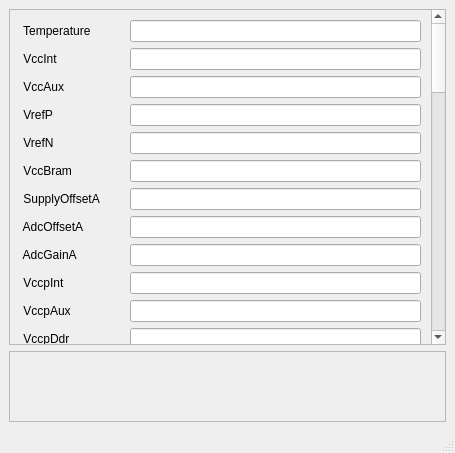
<?xml version="1.0" encoding="UTF-8"?>
<ui version="4.0">
 <class>MainWindow</class>
 <widget class="QMainWindow" name="MainWindow">
  <property name="geometry">
   <rect>
    <x>0</x>
    <y>0</y>
    <width>455</width>
    <height>453</height>
   </rect>
  </property>
  <property name="windowTitle">
   <string>MainWindow</string>
  </property>
  <widget class="QWidget" name="centralwidget">
   <layout class="QGridLayout" name="gridLayout_3">
    <item row="0" column="0">
     <widget class="QScrollArea" name="StatusVariables">
      <property name="minimumSize">
       <size>
        <width>0</width>
        <height>193</height>
       </size>
      </property>
      <property name="widgetResizable">
       <bool>true</bool>
      </property>
      <widget class="QWidget" name="scrollAreaWidgetContents_2">
       <property name="geometry">
        <rect>
         <x>0</x>
         <y>0</y>
         <width>435</width>
         <height>191</height>
        </rect>
       </property>
       <layout class="QGridLayout" name="gridLayout_4">
        <property name="leftMargin">
         <number>10</number>
        </property>
        <property name="topMargin">
         <number>10</number>
        </property>
        <property name="rightMargin">
         <number>10</number>
        </property>
        <property name="bottomMargin">
         <number>10</number>
        </property>
        <property name="spacing">
         <number>6</number>
        </property>
        <item row="0" column="0">
         <widget class="QLabel" name="Temperature">
          <property name="text">
           <string> Temperature </string>
          </property>
         </widget>
        </item>
        <item row="0" column="1">
         <widget class="caLineEdit" name="$(DEVICE):$(PORT):Temperature">
          <property name="channel" stdset="0">
           <string notr="true">$(DEVICE):$(PORT):Temperature</string>
          </property>
          <property name="formatType">
           <enum>caLineEdit::hexadecimal</enum>
          </property>
         </widget>
        </item>
        <item row="1" column="0">
         <widget class="QLabel" name="VccInt">
          <property name="text">
           <string> VccInt </string>
          </property>
         </widget>
        </item>
        <item row="1" column="1">
         <widget class="caLineEdit" name="$(DEVICE):$(PORT):VccInt">
          <property name="channel" stdset="0">
           <string notr="true">$(DEVICE):$(PORT):VccInt</string>
          </property>
          <property name="formatType">
           <enum>caLineEdit::hexadecimal</enum>
          </property>
         </widget>
        </item>
        <item row="2" column="0">
         <widget class="QLabel" name="VccAux">
          <property name="text">
           <string> VccAux </string>
          </property>
         </widget>
        </item>
        <item row="2" column="1">
         <widget class="caLineEdit" name="$(DEVICE):$(PORT):VccAux">
          <property name="channel" stdset="0">
           <string notr="true">$(DEVICE):$(PORT):VccAux</string>
          </property>
          <property name="formatType">
           <enum>caLineEdit::hexadecimal</enum>
          </property>
         </widget>
        </item>
        <item row="3" column="0">
         <widget class="QLabel" name="VrefP">
          <property name="text">
           <string> VrefP </string>
          </property>
         </widget>
        </item>
        <item row="3" column="1">
         <widget class="caLineEdit" name="$(DEVICE):$(PORT):VrefP">
          <property name="channel" stdset="0">
           <string notr="true">$(DEVICE):$(PORT):VrefP</string>
          </property>
          <property name="formatType">
           <enum>caLineEdit::hexadecimal</enum>
          </property>
         </widget>
        </item>
        <item row="4" column="0">
         <widget class="QLabel" name="VrefN">
          <property name="text">
           <string> VrefN </string>
          </property>
         </widget>
        </item>
        <item row="4" column="1">
         <widget class="caLineEdit" name="$(DEVICE):$(PORT):VrefN">
          <property name="channel" stdset="0">
           <string notr="true">$(DEVICE):$(PORT):VrefN</string>
          </property>
          <property name="formatType">
           <enum>caLineEdit::hexadecimal</enum>
          </property>
         </widget>
        </item>
        <item row="5" column="0">
         <widget class="QLabel" name="VccBram">
          <property name="text">
           <string> VccBram </string>
          </property>
         </widget>
        </item>
        <item row="5" column="1">
         <widget class="caLineEdit" name="$(DEVICE):$(PORT):VccBram">
          <property name="channel" stdset="0">
           <string notr="true">$(DEVICE):$(PORT):VccBram</string>
          </property>
          <property name="formatType">
           <enum>caLineEdit::hexadecimal</enum>
          </property>
         </widget>
        </item>
        <item row="6" column="0">
         <widget class="QLabel" name="SupplyOffsetA">
          <property name="text">
           <string> SupplyOffsetA </string>
          </property>
         </widget>
        </item>
        <item row="6" column="1">
         <widget class="caLineEdit" name="$(DEVICE):$(PORT):SupplyOffsetA">
          <property name="channel" stdset="0">
           <string notr="true">$(DEVICE):$(PORT):SupplyOffsetA</string>
          </property>
          <property name="formatType">
           <enum>caLineEdit::hexadecimal</enum>
          </property>
         </widget>
        </item>
        <item row="7" column="0">
         <widget class="QLabel" name="AdcOffsetA">
          <property name="text">
           <string> AdcOffsetA </string>
          </property>
         </widget>
        </item>
        <item row="7" column="1">
         <widget class="caLineEdit" name="$(DEVICE):$(PORT):AdcOffsetA">
          <property name="channel" stdset="0">
           <string notr="true">$(DEVICE):$(PORT):AdcOffsetA</string>
          </property>
          <property name="formatType">
           <enum>caLineEdit::hexadecimal</enum>
          </property>
         </widget>
        </item>
        <item row="8" column="0">
         <widget class="QLabel" name="AdcGainA">
          <property name="text">
           <string> AdcGainA </string>
          </property>
         </widget>
        </item>
        <item row="8" column="1">
         <widget class="caLineEdit" name="$(DEVICE):$(PORT):AdcGainA">
          <property name="channel" stdset="0">
           <string notr="true">$(DEVICE):$(PORT):AdcGainA</string>
          </property>
          <property name="formatType">
           <enum>caLineEdit::hexadecimal</enum>
          </property>
         </widget>
        </item>
        <item row="9" column="0">
         <widget class="QLabel" name="VccpInt">
          <property name="text">
           <string> VccpInt </string>
          </property>
         </widget>
        </item>
        <item row="9" column="1">
         <widget class="caLineEdit" name="$(DEVICE):$(PORT):VccpInt">
          <property name="channel" stdset="0">
           <string notr="true">$(DEVICE):$(PORT):VccpInt</string>
          </property>
          <property name="formatType">
           <enum>caLineEdit::hexadecimal</enum>
          </property>
         </widget>
        </item>
        <item row="10" column="0">
         <widget class="QLabel" name="VccpAux">
          <property name="text">
           <string> VccpAux </string>
          </property>
         </widget>
        </item>
        <item row="10" column="1">
         <widget class="caLineEdit" name="$(DEVICE):$(PORT):VccpAux">
          <property name="channel" stdset="0">
           <string notr="true">$(DEVICE):$(PORT):VccpAux</string>
          </property>
          <property name="formatType">
           <enum>caLineEdit::hexadecimal</enum>
          </property>
         </widget>
        </item>
        <item row="11" column="0">
         <widget class="QLabel" name="VccpDdr">
          <property name="text">
           <string> VccpDdr </string>
          </property>
         </widget>
        </item>
        <item row="11" column="1">
         <widget class="caLineEdit" name="$(DEVICE):$(PORT):VccpDdr">
          <property name="channel" stdset="0">
           <string notr="true">$(DEVICE):$(PORT):VccpDdr</string>
          </property>
          <property name="formatType">
           <enum>caLineEdit::hexadecimal</enum>
          </property>
         </widget>
        </item>
        <item row="12" column="0">
         <widget class="QLabel" name="VinAux_0">
          <property name="text">
           <string> VinAux_0 </string>
          </property>
         </widget>
        </item>
        <item row="12" column="1">
         <widget class="caLineEdit" name="$(DEVICE):$(PORT):VinAux_0">
          <property name="channel" stdset="0">
           <string notr="true">$(DEVICE):$(PORT):VinAux_0</string>
          </property>
          <property name="formatType">
           <enum>caLineEdit::hexadecimal</enum>
          </property>
         </widget>
        </item>
        <item row="13" column="0">
         <widget class="QLabel" name="VinAux01">
          <property name="text">
           <string> VinAux01 </string>
          </property>
         </widget>
        </item>
        <item row="13" column="1">
         <widget class="caLineEdit" name="$(DEVICE):$(PORT):VinAux01">
          <property name="channel" stdset="0">
           <string notr="true">$(DEVICE):$(PORT):VinAux01</string>
          </property>
          <property name="formatType">
           <enum>caLineEdit::hexadecimal</enum>
          </property>
         </widget>
        </item>
        <item row="14" column="0">
         <widget class="QLabel" name="VinAux02">
          <property name="text">
           <string> VinAux02 </string>
          </property>
         </widget>
        </item>
        <item row="14" column="1">
         <widget class="caLineEdit" name="$(DEVICE):$(PORT):VinAux02">
          <property name="channel" stdset="0">
           <string notr="true">$(DEVICE):$(PORT):VinAux02</string>
          </property>
          <property name="formatType">
           <enum>caLineEdit::hexadecimal</enum>
          </property>
         </widget>
        </item>
        <item row="15" column="0">
         <widget class="QLabel" name="VinAux03">
          <property name="text">
           <string> VinAux03 </string>
          </property>
         </widget>
        </item>
        <item row="15" column="1">
         <widget class="caLineEdit" name="$(DEVICE):$(PORT):VinAux03">
          <property name="channel" stdset="0">
           <string notr="true">$(DEVICE):$(PORT):VinAux03</string>
          </property>
          <property name="formatType">
           <enum>caLineEdit::hexadecimal</enum>
          </property>
         </widget>
        </item>
        <item row="16" column="0">
         <widget class="QLabel" name="VinAux04">
          <property name="text">
           <string> VinAux04 </string>
          </property>
         </widget>
        </item>
        <item row="16" column="1">
         <widget class="caLineEdit" name="$(DEVICE):$(PORT):VinAux04">
          <property name="channel" stdset="0">
           <string notr="true">$(DEVICE):$(PORT):VinAux04</string>
          </property>
          <property name="formatType">
           <enum>caLineEdit::hexadecimal</enum>
          </property>
         </widget>
        </item>
        <item row="17" column="0">
         <widget class="QLabel" name="VinAux05">
          <property name="text">
           <string> VinAux05 </string>
          </property>
         </widget>
        </item>
        <item row="17" column="1">
         <widget class="caLineEdit" name="$(DEVICE):$(PORT):VinAux05">
          <property name="channel" stdset="0">
           <string notr="true">$(DEVICE):$(PORT):VinAux05</string>
          </property>
          <property name="formatType">
           <enum>caLineEdit::hexadecimal</enum>
          </property>
         </widget>
        </item>
        <item row="18" column="0">
         <widget class="QLabel" name="VinAux06">
          <property name="text">
           <string> VinAux06 </string>
          </property>
         </widget>
        </item>
        <item row="18" column="1">
         <widget class="caLineEdit" name="$(DEVICE):$(PORT):VinAux06">
          <property name="channel" stdset="0">
           <string notr="true">$(DEVICE):$(PORT):VinAux06</string>
          </property>
          <property name="formatType">
           <enum>caLineEdit::hexadecimal</enum>
          </property>
         </widget>
        </item>
        <item row="19" column="0">
         <widget class="QLabel" name="VinAux07">
          <property name="text">
           <string> VinAux07 </string>
          </property>
         </widget>
        </item>
        <item row="19" column="1">
         <widget class="caLineEdit" name="$(DEVICE):$(PORT):VinAux07">
          <property name="channel" stdset="0">
           <string notr="true">$(DEVICE):$(PORT):VinAux07</string>
          </property>
          <property name="formatType">
           <enum>caLineEdit::hexadecimal</enum>
          </property>
         </widget>
        </item>
        <item row="20" column="0">
         <widget class="QLabel" name="VinAux08">
          <property name="text">
           <string> VinAux08 </string>
          </property>
         </widget>
        </item>
        <item row="20" column="1">
         <widget class="caLineEdit" name="$(DEVICE):$(PORT):VinAux08">
          <property name="channel" stdset="0">
           <string notr="true">$(DEVICE):$(PORT):VinAux08</string>
          </property>
          <property name="formatType">
           <enum>caLineEdit::hexadecimal</enum>
          </property>
         </widget>
        </item>
        <item row="21" column="0">
         <widget class="QLabel" name="VinAux09">
          <property name="text">
           <string> VinAux09 </string>
          </property>
         </widget>
        </item>
        <item row="21" column="1">
         <widget class="caLineEdit" name="$(DEVICE):$(PORT):VinAux09">
          <property name="channel" stdset="0">
           <string notr="true">$(DEVICE):$(PORT):VinAux09</string>
          </property>
          <property name="formatType">
           <enum>caLineEdit::hexadecimal</enum>
          </property>
         </widget>
        </item>
        <item row="22" column="0">
         <widget class="QLabel" name="VinAux10">
          <property name="text">
           <string> VinAux10 </string>
          </property>
         </widget>
        </item>
        <item row="22" column="1">
         <widget class="caLineEdit" name="$(DEVICE):$(PORT):VinAux10">
          <property name="channel" stdset="0">
           <string notr="true">$(DEVICE):$(PORT):VinAux10</string>
          </property>
          <property name="formatType">
           <enum>caLineEdit::hexadecimal</enum>
          </property>
         </widget>
        </item>
        <item row="23" column="0">
         <widget class="QLabel" name="VinAux11">
          <property name="text">
           <string> VinAux11 </string>
          </property>
         </widget>
        </item>
        <item row="23" column="1">
         <widget class="caLineEdit" name="$(DEVICE):$(PORT):VinAux11">
          <property name="channel" stdset="0">
           <string notr="true">$(DEVICE):$(PORT):VinAux11</string>
          </property>
          <property name="formatType">
           <enum>caLineEdit::hexadecimal</enum>
          </property>
         </widget>
        </item>
        <item row="24" column="0">
         <widget class="QLabel" name="VinAux12">
          <property name="text">
           <string> VinAux12 </string>
          </property>
         </widget>
        </item>
        <item row="24" column="1">
         <widget class="caLineEdit" name="$(DEVICE):$(PORT):VinAux12">
          <property name="channel" stdset="0">
           <string notr="true">$(DEVICE):$(PORT):VinAux12</string>
          </property>
          <property name="formatType">
           <enum>caLineEdit::hexadecimal</enum>
          </property>
         </widget>
        </item>
        <item row="25" column="0">
         <widget class="QLabel" name="VinAux13">
          <property name="text">
           <string> VinAux13 </string>
          </property>
         </widget>
        </item>
        <item row="25" column="1">
         <widget class="caLineEdit" name="$(DEVICE):$(PORT):VinAux13">
          <property name="channel" stdset="0">
           <string notr="true">$(DEVICE):$(PORT):VinAux13</string>
          </property>
          <property name="formatType">
           <enum>caLineEdit::hexadecimal</enum>
          </property>
         </widget>
        </item>
        <item row="26" column="0">
         <widget class="QLabel" name="VinAux14">
          <property name="text">
           <string> VinAux14 </string>
          </property>
         </widget>
        </item>
        <item row="26" column="1">
         <widget class="caLineEdit" name="$(DEVICE):$(PORT):VinAux14">
          <property name="channel" stdset="0">
           <string notr="true">$(DEVICE):$(PORT):VinAux14</string>
          </property>
          <property name="formatType">
           <enum>caLineEdit::hexadecimal</enum>
          </property>
         </widget>
        </item>
        <item row="27" column="0">
         <widget class="QLabel" name="VinAux15">
          <property name="text">
           <string> VinAux15 </string>
          </property>
         </widget>
        </item>
        <item row="27" column="1">
         <widget class="caLineEdit" name="$(DEVICE):$(PORT):VinAux15">
          <property name="channel" stdset="0">
           <string notr="true">$(DEVICE):$(PORT):VinAux15</string>
          </property>
          <property name="formatType">
           <enum>caLineEdit::hexadecimal</enum>
          </property>
         </widget>
        </item>
        <item row="28" column="0">
         <widget class="QLabel" name="TemperatureMax">
          <property name="text">
           <string> TemperatureMax </string>
          </property>
         </widget>
        </item>
        <item row="28" column="1">
         <widget class="caLineEdit" name="$(DEVICE):$(PORT):TemperatureMax">
          <property name="channel" stdset="0">
           <string notr="true">$(DEVICE):$(PORT):TemperatureMax</string>
          </property>
          <property name="formatType">
           <enum>caLineEdit::hexadecimal</enum>
          </property>
         </widget>
        </item>
        <item row="29" column="0">
         <widget class="QLabel" name="VccIntMax">
          <property name="text">
           <string> VccIntMax </string>
          </property>
         </widget>
        </item>
        <item row="29" column="1">
         <widget class="caLineEdit" name="$(DEVICE):$(PORT):VccIntMax">
          <property name="channel" stdset="0">
           <string notr="true">$(DEVICE):$(PORT):VccIntMax</string>
          </property>
          <property name="formatType">
           <enum>caLineEdit::hexadecimal</enum>
          </property>
         </widget>
        </item>
        <item row="30" column="0">
         <widget class="QLabel" name="VccAuxMax">
          <property name="text">
           <string> VccAuxMax </string>
          </property>
         </widget>
        </item>
        <item row="30" column="1">
         <widget class="caLineEdit" name="$(DEVICE):$(PORT):VccAuxMax">
          <property name="channel" stdset="0">
           <string notr="true">$(DEVICE):$(PORT):VccAuxMax</string>
          </property>
          <property name="formatType">
           <enum>caLineEdit::hexadecimal</enum>
          </property>
         </widget>
        </item>
        <item row="31" column="0">
         <widget class="QLabel" name="VccBramMax">
          <property name="text">
           <string> VccBramMax </string>
          </property>
         </widget>
        </item>
        <item row="31" column="1">
         <widget class="caLineEdit" name="$(DEVICE):$(PORT):VccBramMax">
          <property name="channel" stdset="0">
           <string notr="true">$(DEVICE):$(PORT):VccBramMax</string>
          </property>
          <property name="formatType">
           <enum>caLineEdit::hexadecimal</enum>
          </property>
         </widget>
        </item>
        <item row="32" column="0">
         <widget class="QLabel" name="TemperatureMin">
          <property name="text">
           <string> TemperatureMin </string>
          </property>
         </widget>
        </item>
        <item row="32" column="1">
         <widget class="caLineEdit" name="$(DEVICE):$(PORT):TemperatureMin">
          <property name="channel" stdset="0">
           <string notr="true">$(DEVICE):$(PORT):TemperatureMin</string>
          </property>
          <property name="formatType">
           <enum>caLineEdit::hexadecimal</enum>
          </property>
         </widget>
        </item>
        <item row="33" column="0">
         <widget class="QLabel" name="VccIntMin">
          <property name="text">
           <string> VccIntMin </string>
          </property>
         </widget>
        </item>
        <item row="33" column="1">
         <widget class="caLineEdit" name="$(DEVICE):$(PORT):VccIntMin">
          <property name="channel" stdset="0">
           <string notr="true">$(DEVICE):$(PORT):VccIntMin</string>
          </property>
          <property name="formatType">
           <enum>caLineEdit::hexadecimal</enum>
          </property>
         </widget>
        </item>
        <item row="34" column="0">
         <widget class="QLabel" name="VccAuxMin">
          <property name="text">
           <string> VccAuxMin </string>
          </property>
         </widget>
        </item>
        <item row="34" column="1">
         <widget class="caLineEdit" name="$(DEVICE):$(PORT):VccAuxMin">
          <property name="channel" stdset="0">
           <string notr="true">$(DEVICE):$(PORT):VccAuxMin</string>
          </property>
          <property name="formatType">
           <enum>caLineEdit::hexadecimal</enum>
          </property>
         </widget>
        </item>
        <item row="35" column="0">
         <widget class="QLabel" name="VccBramMin">
          <property name="text">
           <string> VccBramMin </string>
          </property>
         </widget>
        </item>
        <item row="35" column="1">
         <widget class="caLineEdit" name="$(DEVICE):$(PORT):VccBramMin">
          <property name="channel" stdset="0">
           <string notr="true">$(DEVICE):$(PORT):VccBramMin</string>
          </property>
          <property name="formatType">
           <enum>caLineEdit::hexadecimal</enum>
          </property>
         </widget>
        </item>
        <item row="36" column="0">
         <widget class="QLabel" name="VccpIntMax">
          <property name="text">
           <string> VccpIntMax </string>
          </property>
         </widget>
        </item>
        <item row="36" column="1">
         <widget class="caLineEdit" name="$(DEVICE):$(PORT):VccpIntMax">
          <property name="channel" stdset="0">
           <string notr="true">$(DEVICE):$(PORT):VccpIntMax</string>
          </property>
          <property name="formatType">
           <enum>caLineEdit::hexadecimal</enum>
          </property>
         </widget>
        </item>
        <item row="37" column="0">
         <widget class="QLabel" name="VccpAuxMax">
          <property name="text">
           <string> VccpAuxMax </string>
          </property>
         </widget>
        </item>
        <item row="37" column="1">
         <widget class="caLineEdit" name="$(DEVICE):$(PORT):VccpAuxMax">
          <property name="channel" stdset="0">
           <string notr="true">$(DEVICE):$(PORT):VccpAuxMax</string>
          </property>
          <property name="formatType">
           <enum>caLineEdit::hexadecimal</enum>
          </property>
         </widget>
        </item>
        <item row="38" column="0">
         <widget class="QLabel" name="VccpDdrMax">
          <property name="text">
           <string> VccpDdrMax </string>
          </property>
         </widget>
        </item>
        <item row="38" column="1">
         <widget class="caLineEdit" name="$(DEVICE):$(PORT):VccpDdrMax">
          <property name="channel" stdset="0">
           <string notr="true">$(DEVICE):$(PORT):VccpDdrMax</string>
          </property>
          <property name="formatType">
           <enum>caLineEdit::hexadecimal</enum>
          </property>
         </widget>
        </item>
        <item row="39" column="0">
         <widget class="QLabel" name="VccpIntMin">
          <property name="text">
           <string> VccpIntMin </string>
          </property>
         </widget>
        </item>
        <item row="39" column="1">
         <widget class="caLineEdit" name="$(DEVICE):$(PORT):VccpIntMin">
          <property name="channel" stdset="0">
           <string notr="true">$(DEVICE):$(PORT):VccpIntMin</string>
          </property>
          <property name="formatType">
           <enum>caLineEdit::hexadecimal</enum>
          </property>
         </widget>
        </item>
        <item row="40" column="0">
         <widget class="QLabel" name="VccpAuxMin">
          <property name="text">
           <string> VccpAuxMin </string>
          </property>
         </widget>
        </item>
        <item row="40" column="1">
         <widget class="caLineEdit" name="$(DEVICE):$(PORT):VccpAuxMin">
          <property name="channel" stdset="0">
           <string notr="true">$(DEVICE):$(PORT):VccpAuxMin</string>
          </property>
          <property name="formatType">
           <enum>caLineEdit::hexadecimal</enum>
          </property>
         </widget>
        </item>
        <item row="41" column="0">
         <widget class="QLabel" name="VccpDdrMin">
          <property name="text">
           <string> VccpDdrMin </string>
          </property>
         </widget>
        </item>
        <item row="41" column="1">
         <widget class="caLineEdit" name="$(DEVICE):$(PORT):VccpDdrMin">
          <property name="channel" stdset="0">
           <string notr="true">$(DEVICE):$(PORT):VccpDdrMin</string>
          </property>
          <property name="formatType">
           <enum>caLineEdit::hexadecimal</enum>
          </property>
         </widget>
        </item>
        <item row="42" column="0">
         <widget class="QLabel" name="Flag">
          <property name="text">
           <string> Flag </string>
          </property>
         </widget>
        </item>
        <item row="42" column="1">
         <widget class="caLineEdit" name="$(DEVICE):$(PORT):Flag">
          <property name="channel" stdset="0">
           <string notr="true">$(DEVICE):$(PORT):Flag</string>
          </property>
          <property name="formatType">
           <enum>caLineEdit::hexadecimal</enum>
          </property>
         </widget>
        </item>
        <item row="43" column="0">
         <widget class="QLabel" name="Flag_JTGD">
          <property name="text">
           <string> Flag_JTGD </string>
          </property>
         </widget>
        </item>
        <item row="43" column="1">
         <widget class="caLineEdit" name="$(DEVICE):$(PORT):Flag_JTGD">
          <property name="channel" stdset="0">
           <string notr="true">$(DEVICE):$(PORT):Flag_JTGD</string>
          </property>
          <property name="formatType">
           <enum>caLineEdit::hexadecimal</enum>
          </property>
         </widget>
        </item>
        <item row="44" column="0">
         <widget class="QLabel" name="Flag_JTGR">
          <property name="text">
           <string> Flag_JTGR </string>
          </property>
         </widget>
        </item>
        <item row="44" column="1">
         <widget class="caLineEdit" name="$(DEVICE):$(PORT):Flag_JTGR">
          <property name="channel" stdset="0">
           <string notr="true">$(DEVICE):$(PORT):Flag_JTGR</string>
          </property>
          <property name="formatType">
           <enum>caLineEdit::hexadecimal</enum>
          </property>
         </widget>
        </item>
        <item row="45" column="0">
         <widget class="QLabel" name="Flag_REF">
          <property name="text">
           <string> Flag_REF </string>
          </property>
         </widget>
        </item>
        <item row="45" column="1">
         <widget class="caLineEdit" name="$(DEVICE):$(PORT):Flag_REF">
          <property name="channel" stdset="0">
           <string notr="true">$(DEVICE):$(PORT):Flag_REF</string>
          </property>
          <property name="formatType">
           <enum>caLineEdit::hexadecimal</enum>
          </property>
         </widget>
        </item>
        <item row="46" column="0">
         <widget class="QLabel" name="Flag_VccpDdr">
          <property name="text">
           <string> Flag_VccpDdr </string>
          </property>
         </widget>
        </item>
        <item row="46" column="1">
         <widget class="caLineEdit" name="$(DEVICE):$(PORT):Flag_VccpDdr">
          <property name="channel" stdset="0">
           <string notr="true">$(DEVICE):$(PORT):Flag_VccpDdr</string>
          </property>
          <property name="formatType">
           <enum>caLineEdit::hexadecimal</enum>
          </property>
         </widget>
        </item>
        <item row="47" column="0">
         <widget class="QLabel" name="Flag_VccpAux">
          <property name="text">
           <string> Flag_VccpAux </string>
          </property>
         </widget>
        </item>
        <item row="47" column="1">
         <widget class="caLineEdit" name="$(DEVICE):$(PORT):Flag_VccpAux">
          <property name="channel" stdset="0">
           <string notr="true">$(DEVICE):$(PORT):Flag_VccpAux</string>
          </property>
          <property name="formatType">
           <enum>caLineEdit::hexadecimal</enum>
          </property>
         </widget>
        </item>
        <item row="48" column="0">
         <widget class="QLabel" name="Flag_VccpInt">
          <property name="text">
           <string> Flag_VccpInt </string>
          </property>
         </widget>
        </item>
        <item row="48" column="1">
         <widget class="caLineEdit" name="$(DEVICE):$(PORT):Flag_VccpInt">
          <property name="channel" stdset="0">
           <string notr="true">$(DEVICE):$(PORT):Flag_VccpInt</string>
          </property>
          <property name="formatType">
           <enum>caLineEdit::hexadecimal</enum>
          </property>
         </widget>
        </item>
        <item row="49" column="0">
         <widget class="QLabel" name="Flag_VccBram">
          <property name="text">
           <string> Flag_VccBram </string>
          </property>
         </widget>
        </item>
        <item row="49" column="1">
         <widget class="caLineEdit" name="$(DEVICE):$(PORT):Flag_VccBram">
          <property name="channel" stdset="0">
           <string notr="true">$(DEVICE):$(PORT):Flag_VccBram</string>
          </property>
          <property name="formatType">
           <enum>caLineEdit::hexadecimal</enum>
          </property>
         </widget>
        </item>
        <item row="50" column="0">
         <widget class="QLabel" name="Flag_VccAux">
          <property name="text">
           <string> Flag_VccAux </string>
          </property>
         </widget>
        </item>
        <item row="50" column="1">
         <widget class="caLineEdit" name="$(DEVICE):$(PORT):Flag_VccAux">
          <property name="channel" stdset="0">
           <string notr="true">$(DEVICE):$(PORT):Flag_VccAux</string>
          </property>
          <property name="formatType">
           <enum>caLineEdit::hexadecimal</enum>
          </property>
         </widget>
        </item>
        <item row="51" column="0">
         <widget class="QLabel" name="Flag_VccInt">
          <property name="text">
           <string> Flag_VccInt </string>
          </property>
         </widget>
        </item>
        <item row="51" column="1">
         <widget class="caLineEdit" name="$(DEVICE):$(PORT):Flag_VccInt">
          <property name="channel" stdset="0">
           <string notr="true">$(DEVICE):$(PORT):Flag_VccInt</string>
          </property>
          <property name="formatType">
           <enum>caLineEdit::hexadecimal</enum>
          </property>
         </widget>
        </item>
        <item row="52" column="0">
         <widget class="QLabel" name="Flag_Temperature">
          <property name="text">
           <string> Flag_Temperature </string>
          </property>
         </widget>
        </item>
        <item row="52" column="1">
         <widget class="caLineEdit" name="$(DEVICE):$(PORT):Flag_Temperature">
          <property name="channel" stdset="0">
           <string notr="true">$(DEVICE):$(PORT):Flag_Temperature</string>
          </property>
          <property name="formatType">
           <enum>caLineEdit::hexadecimal</enum>
          </property>
         </widget>
        </item>
       </layout>
      </widget>
     </widget>
    </item>
    <item row="1" column="0">
     <widget class="QScrollArea" name="ConfigurationVariables">
      <property name="widgetResizable">
       <bool>true</bool>
      </property>
      <widget class="QWidget" name="scrollAreaWidgetContents_3">
       <property name="geometry">
        <rect>
         <x>0</x>
         <y>0</y>
         <width>435</width>
         <height>190</height>
        </rect>
       </property>
       <layout class="QGridLayout" name="gridLayout_5">
        <property name="leftMargin">
         <number>10</number>
        </property>
        <property name="topMargin">
         <number>10</number>
        </property>
        <property name="rightMargin">
         <number>10</number>
        </property>
        <property name="bottomMargin">
         <number>10</number>
        </property>
        <property name="spacing">
         <number>6</number>
        </property>
       </layout>
      </widget>
     </widget>
    </item>
   </layout>
  </widget>
  <widget class="QMenuBar" name="menubar">
   <property name="geometry">
    <rect>
     <x>0</x>
     <y>0</y>
     <width>455</width>
     <height>22</height>
    </rect>
   </property>
  </widget>
  <widget class="QStatusBar" name="statusbar"/>
 </widget>
 <customwidgets>
  <customwidget>
   <class>caTextEntry</class>
   <extends>caLineEdit</extends>
   <header>caTextEntry</header>
  </customwidget>
  <customwidget>
   <class>caLineEdit</class>
   <extends>QLineEdit</extends>
   <header>caLineEdit</header>
  </customwidget>
 </customwidgets>
 <resources/>
 <connections/>
</ui>
